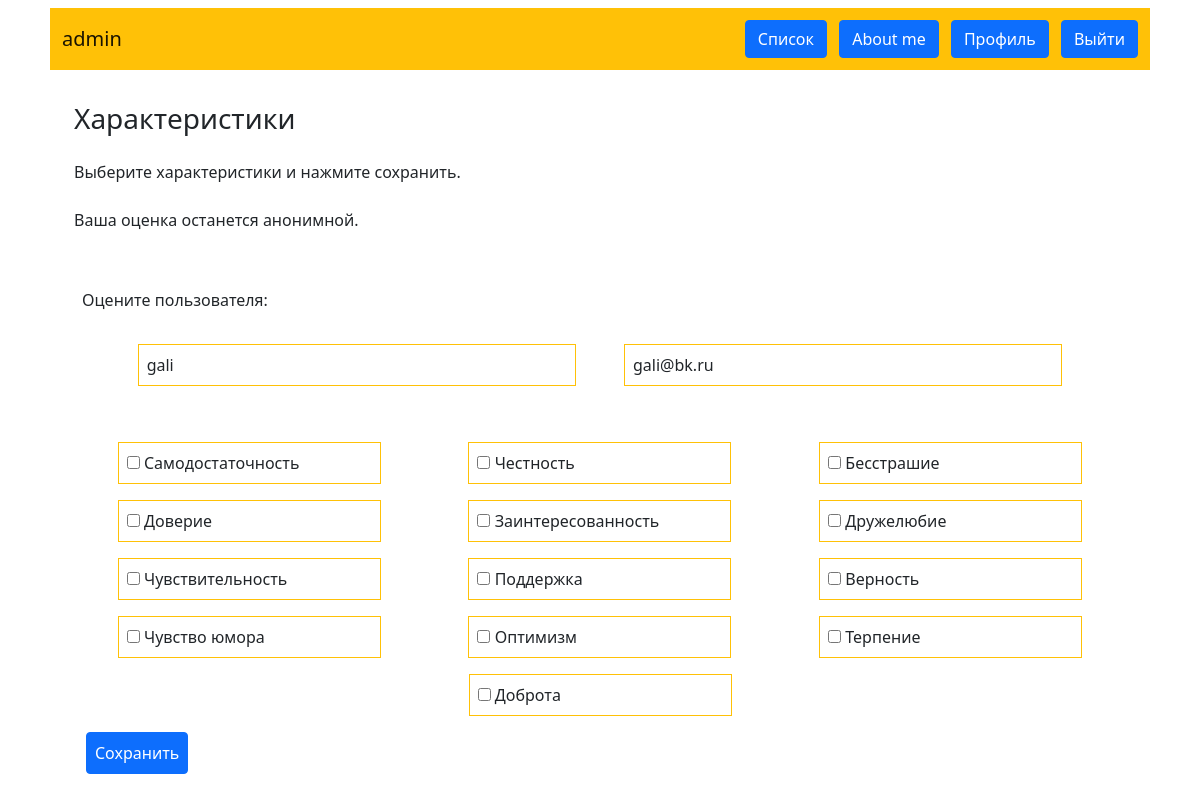
The page /member/2 (signed in) on the database its author committed.
### data/users.py (models this page shows, shortened)
class User(SqlAlchemyBase, UserMixin, SerializerMixin):
    __tablename__ = 'Users'
    id = sqlalchemy.Column(sqlalchemy.Integer,
                           primary_key=True, autoincrement=True)
    login = sqlalchemy.Column(sqlalchemy.String, unique=True, nullable=False)
    group = sqlalchemy.Column(sqlalchemy.Integer,
                              sqlalchemy.ForeignKey("Groups.id"))
    email = sqlalchemy.Column(sqlalchemy.String,
                              index=True, unique=True, nullable=False)
    password = sqlalchemy.Column(sqlalchemy.String, nullable=True)

### main.py (the view)
@app.route('/member/<member_id>', methods=['GET', 'POST'])
def member(member_id):
    db_sess = db_session.create_session()
    group_member = db_sess.query(User).get(member_id)
    if member_id == current_user.id:
        group = group_member.group
        return redirect(f"/member/{group}")
    else:
        form = MemberForm()
        descr = db_sess.query(Description).filter(Description.member_id == member_id,
                                                  Description.author_id == current_user.id).first()
        add_new = False
        if descr is None:
            descr = Description()
            add_new = True
        if form.validate_on_submit():
            descr.member_id = group_member.id
            descr.author_id = current_user.id
            descr.har01 = form.har01.data
            descr.har02 = form.har02.data
            descr.har03 = form.har03.data
            descr.har04 = form.har04.data
            descr.har05 = form.har05.data
            descr.har06 = form.har06.data
            descr.har07 = form.har07.data
            descr.har08 = form.har08.data
            descr.har09 = form.har09.data
            descr.har10 = form.har10.data
            descr.har11 = form.har11.data
            descr.har12 = form.har12.data
            descr.har13 = form.har13.data
            if add_new:
                db_sess.add(descr)
            db_sess.commit()
            return redirect('/')
        else:
            form.har01.data = descr.har01
            form.har02.data = descr.har02
            form.har03.data = descr.har03
            form.har04.data = descr.har04
            form.har05.data = descr.har05
            form.har06.data = descr.har06
            form.har07.data = descr.har07
            form.har08.data = descr.har08
            form.har09.data = descr.har09
            form.har10.data = descr.har10
            form.har11.data = descr.har11
            form.har12.data = descr.har12
            form.har13.data = descr.har13
        return render_template('member.html', member=group_member, form=form)

### form/user.py
class MemberForm(FlaskForm):
    har01 = BooleanField('Самодостаточность')
    har02 = BooleanField('Честность')
    har03 = BooleanField('Бесстрашие')
    har04 = BooleanField('Доверие')
    har05 = BooleanField('Заинтересованность')
    har06 = BooleanField('Дружелюбие')
    har07 = BooleanField('Чувствительность')
    har08 = BooleanField('Поддержка')
    har09 = BooleanField('Верность')
    har10 = BooleanField('Чувство юмора')
    har11 = BooleanField('Оптимизм')
    har12 = BooleanField('Терпение')
    har13 = BooleanField('Доброта')
    submit = SubmitField('Сохранить')

### data/db_session.py (called while the page is built)
def create_session() -> Session:
    global __factory
    return __factory()

### main.py (called while the page is built)
@login_manager.user_loader
def load_user(user_id):
    db_sess = db_session.create_session()
    return db_sess.query(User).get(user_id)

### templates/member.html (shortened to what this page needs)
{% extends "base.html" %}
{% block content %}
<h3>Характеристики </h3>
<p class="my-3 my-md-4">Выберите характеристики и нажмите сохранить.</p>
<p class="my-3 my-md-4">Ваша оценка останется анонимной.</p>
<div class="container">
    <form action="" method="post">
        <div class="row justify-content-md-start">
            <div class="mt-4 p-2 ">
                Оцените пользователя:
            </div>
        </div>
        <div class="mb-4 row justify-content-md-center">
            <div class="mb-4 m-md-4 p-2 border border-warning col-12 col-md-5">
                {{ member.login }}
            </div>
            <div class="mb-4 m-md-4 p-2 border border-warning col-12 col-md-5">
                {{ member.email }}
            </div>
        </div>
        <div class="m4 row justify-content-around">
            <div class="my-2 m-md-2 p-2 border border-warning col-md-5 col-lg-4 col-xl-3 ">{{ form.har01() }} {{
                form.har01.label }}
            </div>
            <div class="my-2 m-md-2 p-2 border border-warning col-md-5 col-lg-4 col-xl-3">{{ form.har02() }} {{
                form.har02.label }}
            </div>
            <div class="my-2 m-md-2 p-2 border border-warning col-md-5 col-lg-4 col-xl-3">{{ form.har03() }} {{
                form.har03.label }}
            </div>
            <div class="my-2 m-md-2 p-2 border border-warning col-md-5 col-lg-4 col-xl-3">{{ form.har04() }} {{
                form.har04.label }}
            </div>
            <div class="my-2 m-md-2 p-2 border border-warning col-md-5 col-lg-4 col-xl-3">{{ form.har05() }} {{
                form.har05.label }}
            </div>
            <div class="my-2 m-md-2 p-2 border border-warning col-md-5 col-lg-4 col-xl-3">{{ form.har06() }} {{
                form.har06.label }}
            </div>
            <div class="my-2 m-md-2 p-2 border border-warning col-md-5 col-lg-4 col-xl-3">{{ form.har07() }} {{
                form.har07.label }}
            </div>
            <div class="my-2 m-md-2 p-2 border border-warning col-md-5 col-lg-4 col-xl-3">{{ form.har08() }} {{
                form.har08.label }}
            </div>
            <div class="my-2 m-md-2 p-2 border border-warning col-md-5 col-lg-4 col-xl-3">{{ form.har09() }} {{
                form.har09.label }}
            </div>
            <div class="my-2 m-md-2 p-2 border border-warning col-md-5 col-lg-4 col-xl-3">{{ form.har10() }} {{
                form.har10.label }}
            </div>
            <div class="my-2 m-md-2 p-2 border border-warning col-md-5 col-lg-4 col-xl-3">{{ form.har11() }} {{
                form.har11.label }}
            </div>
            <div class="my-2 m-md-2 p-2 border border-warning col-md-5 col-lg-4 col-xl-3">{{ form.har12() }} {{
                form.har12.label }}
            </div>
            <div class="my-2 m-md-2 p-2 border border-warning col-md-5 col-lg-4 col-xl-3">{{ form.har13() }} {{
                form.har13.label }}
            </div>
        </div>
        <div>{{ form.submit(type="submit", class="my-2 p-2 btn btn-primary") }}</div>
    </form>
</div>
{% endblock %}

### templates/base.html (shortened to what this page needs)
<!doctype html>
<html lang="ru">
<head>
    <link href="https://cdn.jsdelivr.net/npm/bootstrap@5.1.3/dist/css/bootstrap.min.css" rel="stylesheet"
>
</head>
<body>
<header class="container">
    <nav class="m-2 p-2 navbar navbar-light bg-warning">
        <div><a class="m-1 navbar-brand" href="/index">{{ current_user.login }}</a></div>
        {% if current_user.is_authenticated %}
        <div>
            <a class="m-1 btn btn-primary " href="/members/{{ current_user.group }}">Список</a>
            <a class="m-1 btn btn-primary " href="/aboutme">About me</a>
            <a class="m-1 btn btn-primary " href="/profile">Профиль</a>
            <a class="m-1 btn btn-primary" href="/logout">Выйти</a></div>
        {% else %}
        <div>
            <a class="m-1 btn btn-primary " href="/register">Зарегистрироваться</a>
            <a class="m-1 btn btn-success" href="/login">Войти</a>
        </div>
        {% endif %}
    </nav>
</header>
<main role="main" class="container">
    <div class="p-3 m-3">
        {% block content %}{% endblock %}
    </div>
</main>
</body>
</html>

### rows shown on the page
User: login "admin"
User: login "gali", email "gali@bk.ru"
